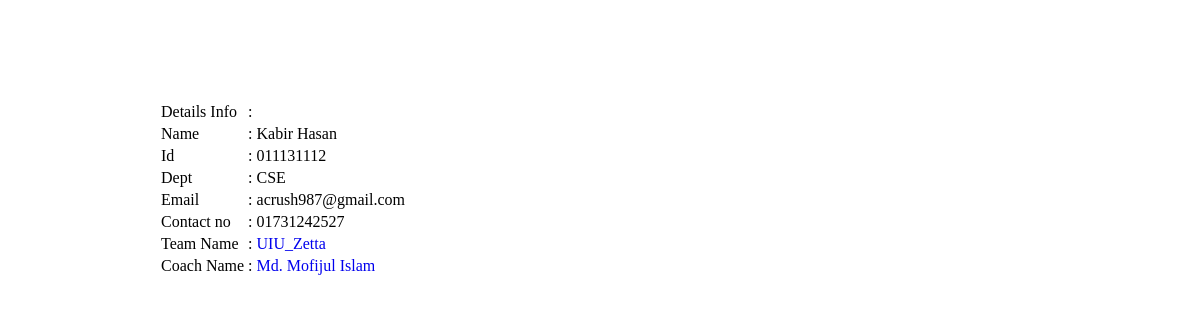
/contestant.php?id=011131112, run on the app's committed database.
### tables this page shows
CREATE TABLE `contestants` (
  `id` char(9) NOT NULL,
  `name` varchar(25) DEFAULT NULL,
  `dept` char(3) DEFAULT NULL,
  `email` varchar(35) DEFAULT NULL,
  `phone_no` char(14) DEFAULT NULL
);

CREATE TABLE `teams` (
  `team_id` char(3) NOT NULL,
  `name` varchar(25) DEFAULT NULL,
  `id` char(9) DEFAULT NULL
);

CREATE TABLE `faculties` (
  `id` char(9) NOT NULL,
  `name` varchar(25) DEFAULT NULL,
  `dept` char(3) DEFAULT NULL,
  `email` varchar(35) DEFAULT NULL
);

### contestant.php (the view, shortened to what this page needs)
<html>
    <head>
	   <link href="css_.css" rel="stylesheet" type="text/css"/>
    </head>
    <body>
        <?php
        include('db.php');
        $sql = "SELECT * FROM contestants WHERE id = '{$_GET['id']}'";
        $result = mysqli_query($connect,$sql);
        $row = mysqli_fetch_assoc($result);
        $sql1 = "SELECT * from team_contestants WHERE id = '{$_GET['id']}'";
        $result2 = mysqli_query($connect,$sql1);
        $row2 = mysqli_fetch_assoc($result2);
        $team_id = $row2['team_id'];
        $sql2 = "SELECT * FROM teams where team_id = '$team_id' ";
        $result3 = mysqli_query($connect,$sql2);
        $row3 = mysqli_fetch_assoc($result3);
        $team_name = $row3['name'];
        $team_id = $row3['team_id'];
        $sql3 = "SELECT * FROM `faculties` WHERE id = '{$row3['id']}' ";
        $result4 = mysqli_query($connect,$sql3);
        $row4 = mysqli_fetch_assoc($result4);
        $coach_name = $row4['name'];
        ?>
        <div class="page">
        <table id="contestant">
            <tr><td>Details Info</td><td>:</td></tr>
            <tr><td>Name</td><td>:</td><td><?= $row['name'] ?></td></tr>
            <tr><td>Id</td><td>:</td><td><?= $row['id'] ?></td></tr>
            <tr><td>Dept</td><td>:</td><td><?= $row['dept'] ?></td></tr>
            <tr><td>Email</td><td>:</td><td><?= $row['email'] ?></td></tr>
            <tr><td>Contact no</td><td>:</td><td><?= $row['phone_no'] ?></td></tr>
            <tr><td>Team Name</td><td>:</td><td><a href="team.php?id=<?php echo $team_id ?>"><?= $team_name ?></a></td></tr>
            <tr><td>Coach Name</td><td>:</td><td><a href="coach.php?id=<?php echo $row4['id'] ?>"><?= $coach_name ?></a></td></tr>
        </table>
        </div>
    </body>
</html>

### css_.css (style rules this page uses)
a { text-decoration: none; }
.page { margin: 100px 0 0 150px; color: cadetblue; font-family: cursive; }
#contestant { font-family: cursive; }

### data on the page
contestants: name "Kabir Hasan", id "011131112", dept "CSE", email "acrush987@gmail.com", phone_no "01731242527"
teams: name "UIU_Zetta"
faculties: name "Md. Mofijul Islam"
